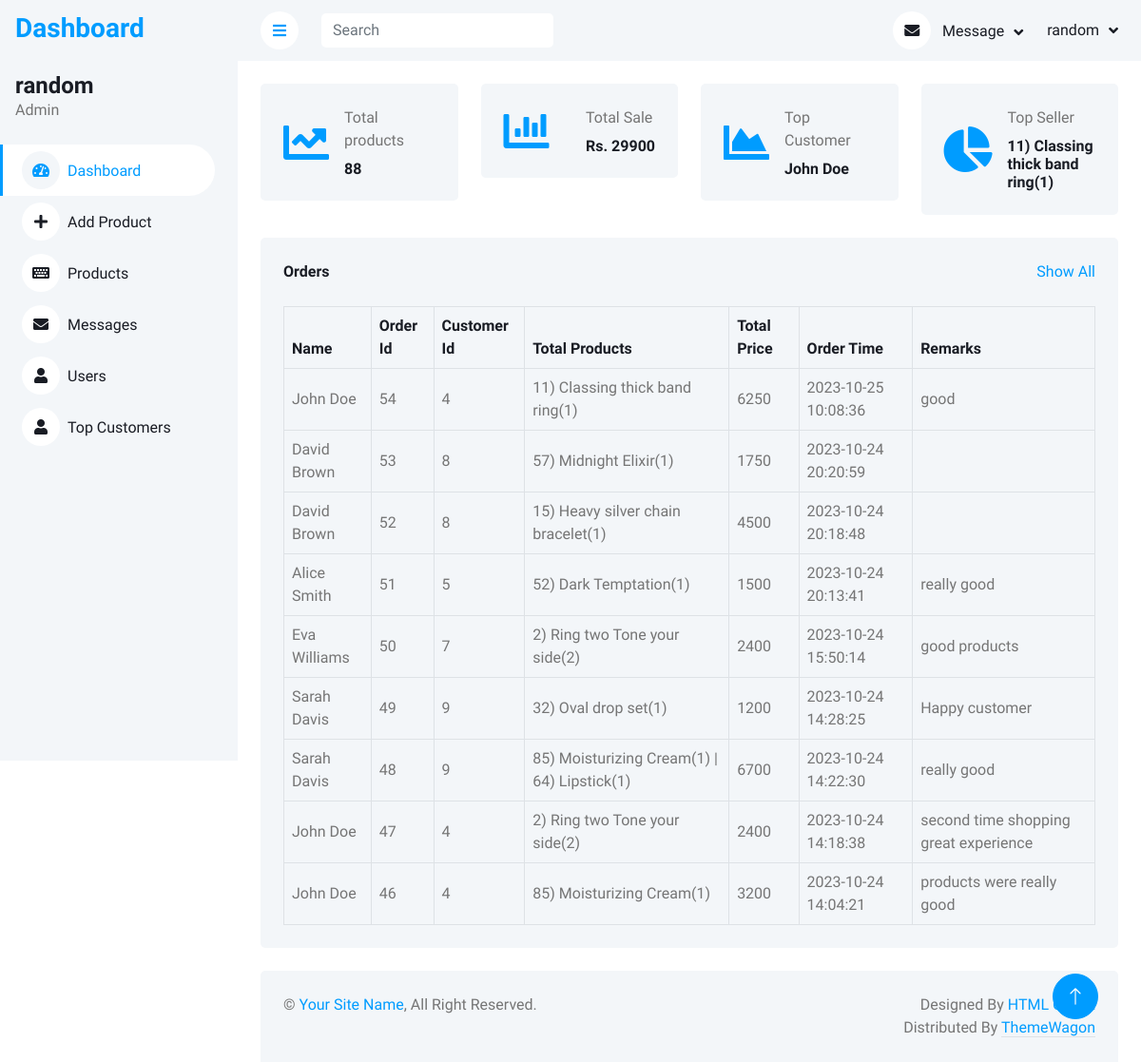
Page /admin-panel/dashborad.php (signed in) on the committed database.
### tables this page shows
CREATE TABLE `orders` (
  `Name` varchar(255) DEFAULT NULL,
  `Address` varchar(255) DEFAULT NULL,
  `Email` varchar(255) DEFAULT NULL,
  `WorkPhoneNo` int(255) DEFAULT NULL,
  `CellNo` int(255) DEFAULT NULL,
  `DateOfBirth` date NOT NULL,
  `Remarks` varchar(255) DEFAULT NULL,
  `orderId` int(11) NOT NULL,
  `ProductId` int(11) DEFAULT NULL,
  `CustomerId` int(11) DEFAULT NULL,
  `TotalProducts` varchar(255) DEFAULT NULL,
  `TotalPrice` int(255) DEFAULT NULL,
  `OrderTime` timestamp NOT NULL DEFAULT current_timestamp()
);

### admin-panel/dashborad.php (the view, shortened to what this page needs)
<!DOCTYPE html>
<html lang="en">
<head>
    <link href="https://cdnjs.cloudflare.com/ajax/libs/font-awesome/5.10.0/css/all.min.css" rel="stylesheet">
    <link href="https://cdn.jsdelivr.net/npm/bootstrap-icons@1.4.1/font/bootstrap-icons.css" rel="stylesheet">
    <link href="https://cdn.datatables.net/1.13.6/css/jquery.dataTables.min.css" rel="stylesheet">
    <link href="css/bootstrap.min.css" rel="stylesheet">
    <link href="css/style.css" rel="stylesheet">
</head>
<body>
    <div class="container-xxl position-relative bg-white d-flex p-0">
        <?php include('sidebar.php') ?>
        <div class="content">
            <?php include('navbar.php') ?>
            <div class="container-fluid pt-4 px-4">
                <div class="row g-4">
                    <div class="col-sm-6 col-xl-3">
                        <div class="bg-light rounded d-flex align-items-center justify-content-between p-4">
                            <i class="fa fa-chart-line fa-3x text-primary"></i>
                            <div class="ms-3">
                                <p class="mb-2">Total products</p>
                                <h6 class="mb-0">
                                    <?php
                                    $select = "select * from products";
                                    $result = mysqli_query($connection, $select);
                                    $num = mysqli_num_rows($result);
                                    echo $num;
                                    ?>
                                </h6>
                            </div>
                        </div>
                    </div>
                    <div class="col-sm-6 col-xl-3">
                        <div class="bg-light rounded d-flex align-items-center justify-content-between p-4">
                            <i class="fa fa-chart-bar fa-3x text-primary"></i>
                            <div class="ms-3">
                                <p class="mb-2">Total Sale</p>
                                <h6 class="mb-0">
                                    Rs.
                                    <?php
                                    $select = "select TotalPrice from orders";
                                    $result = mysqli_query($connection, $select);
                                    $total_sales = 0;
                                    if (mysqli_num_rows($result) > 0) {
                                        while ($data = mysqli_fetch_assoc($result)) {
                                            $total_price = $data['TotalPrice'];
                                            $total_sales += $total_price;
                                        }
                                        echo $total_sales;
                                    } else {
                                        echo "0";
                                    }
                                    ?>
                                </h6>
                            </div>
                        </div>
                    </div>
                    <div class="col-sm-6 col-xl-3">
                        <div class="bg-light rounded d-flex align-items-center justify-content-between p-4">
                            <i class="fa fa-chart-area fa-3x text-primary"></i>
                            <div class="ms-3">
                                <p class="mb-2">Top Customer</p>
                                <h6 class="mb-0">
                                    <?php
                                    $select = mysqli_query($connection, "SELECT *, COUNT(Name) AS numbers FROM orders GROUP BY Name ORDER BY numbers DESC LIMIT 1");
                                    if (mysqli_num_rows($select) > 0) {
                                        while ($user = mysqli_fetch_assoc($select)) {
                                            $name = $user['Name'];
                                            echo $name;
                                        }
                                    }
                                    ?>
                                </h6>
                            </div>
                        </div>
                    </div>
                    <div class="col-sm-6 col-xl-3">
                        <div class="bg-light rounded d-flex align-items-center justify-content-between p-4">
                            <i class="fa fa-chart-pie fa-3x text-primary"></i>
                            <div class="ms-3">
                                <p class="mb-2">Top Seller</p>
                                <h6 class="mb-0">
                                    <?php
                                    $select = mysqli_query($connection, "SELECT COUNT(TotalProducts), TotalProducts AS number from orders GROUP BY TotalProducts limit 1");
                                    if (mysqli_num_rows($select) > 0) {
                                        while ($user = mysqli_fetch_assoc($select)) {
                                            $product = $user['number'];
                                            echo $product;
                                        }
                                    }
                                    ?>
                                </h6>
                            </div>
                        </div>
                    </div>
                </div>
            </div>
            <div class="container-fluid pt-4 px-4">
                <div class="bg-light text-center rounded p-4">
                    <div class="d-flex align-items-center justify-content-between mb-4">
                        <h6 class="mb-0">Orders</h6>
                        <a href="">Show All</a>
                    </div>
                    <div class="table-responsive">
                        <table class="table text-start align-middle table-bordered table-hover mb-0 table-responsive" id="orders-tabl">
                            <thead>
                                <tr class="text-dark">
                                    <th scope="col">Name</th>
                                    <th scope="col">Order Id</th>
                                    <th scope="col">Customer Id</th>
                                    <th scope="col">Total Products</th>
                                    <th scope="col">Total Price</th>
                                    <th scope="col">Order Time</th>
                                    <th scope="col">Remarks</th>
                                </tr>
                            </thead>
                            <tbody>
                                <?php
                                $select_order = mysqli_query($connection, "select * from orders order by orderId desc");
                                if (mysqli_num_rows($select_order) > 0) {
                                    while ($data = mysqli_fetch_array($select_order)) {
                                ?>
                                        <tr>
                                            <td><?php echo $data['Name'] ?></td>
                                            <td><?php echo $data['orderId'] ?></td>
                                            <td><?php echo $data['CustomerId'] ?></td>
                                            <td><?php echo $data['TotalProducts'] ?></td>
                                            <td><?php echo $data['TotalPrice'] ?></td>
                                            <td><?php echo $data['OrderTime'] ?></td>
                                            <td><?php echo $data['Remarks'] ?></td>
                                        </tr>
                                <?php
                                    }
                                }
                                ?>
                            </tbody>
                        </table>
                    </div>
                </div>
            </div>
            <div class="container-fluid pt-4 px-4">
                <div class="bg-light rounded-top p-4">
                    <div class="row">
                        <div class="col-12 col-sm-6 text-center text-sm-start">
                            &copy; <a href="#">Your Site Name</a>, All Right Reserved.
                        </div>
                        <div class="col-12 col-sm-6 text-center text-sm-end">
                            Designed By <a href="https://htmlcodex.com">HTML Codex</a>
                            Distributed By <a class="border-bottom" href="https://themewagon.com" target="_blank">ThemeWagon</a>
                        </div>
                    </div>
                </div>
            </div>
        </div>
        <a href="#" class="btn btn-lg btn-primary btn-lg-square back-to-top"><i class="bi bi-arrow-up"></i></a>
    </div>
</body>
</html>

### admin-panel/css/style.css (style rules this page uses)
:root { --primary: #009CFF; --light: #F3F6F9; --dark: #191C24; }
.back-to-top { position: fixed; display: none; right: 45px; bottom: 45px; z-index: 99; }
.btn { transition: .5s; }
.btn.btn-primary { color: #FFFFFF; }
.btn-lg-square { width: 48px; height: 48px; }
.btn-square, .btn-sm-square, .btn-lg-square { padding: 0; display: inline-flex; align-items: center; justify-content: center; font-weight: normal; border-radius: 50px; }
.content { margin-left: 250px; min-height: 100vh; background: #FFFFFF; transition: 0.5s; }
@media (min-width: 992px) { .content { width: calc(100% - 250px); } }

### rows in the picture
orders: Name "John Doe", orderId "46", CustomerId "4", TotalProducts "85) Moisturizing Cream(1)", TotalPrice "3200", OrderTime "2023-10-24 14:04:21", Remarks "products were really good"
orders: Name "John Doe", orderId "54", CustomerId "4", TotalProducts "11) Classing thick band ring(1)", TotalPrice "6250", OrderTime "2023-10-25 10:08:36", Remarks "good"
orders: Name "David Brown", orderId "53", CustomerId "8", TotalProducts "57) Midnight Elixir(1)", TotalPrice "1750", OrderTime "2023-10-24 20:20:59"
orders: Name "David Brown", orderId "52", CustomerId "8", TotalProducts "15) Heavy silver chain bracelet(1)", TotalPrice "4500", OrderTime "2023-10-24 20:18:48"
orders: Name "Alice Smith", orderId "51", CustomerId "5", TotalProducts "52) Dark Temptation(1)", TotalPrice "1500", OrderTime "2023-10-24 20:13:41", Remarks "really good"
orders: Name "Eva Williams", orderId "50", CustomerId "7", TotalProducts "2) Ring two Tone your side(2)", TotalPrice "2400", OrderTime "2023-10-24 15:50:14", Remarks "good products"
orders: Name "Sarah Davis", orderId "49", CustomerId "9", TotalProducts "32) Oval drop set(1)", TotalPrice "1200", OrderTime "2023-10-24 14:28:25", Remarks "Happy customer"
orders: Name "Sarah Davis", orderId "48", CustomerId "9", TotalProducts "85) Moisturizing Cream(1) | 64) Lipstick(1)", TotalPrice "6700", OrderTime "2023-10-24 14:22:30", Remarks "really good"
orders: Name "John Doe", orderId "47", CustomerId "4", TotalProducts "2) Ring two Tone your side(2)", TotalPrice "2400", OrderTime "2023-10-24 14:18:38", Remarks "second time shopping great experience"

### other values in the picture
$_SESSION['username'] "random"
$num "88"
$total_sales "29900"
$product "11) Classing thick band ring(1)"
